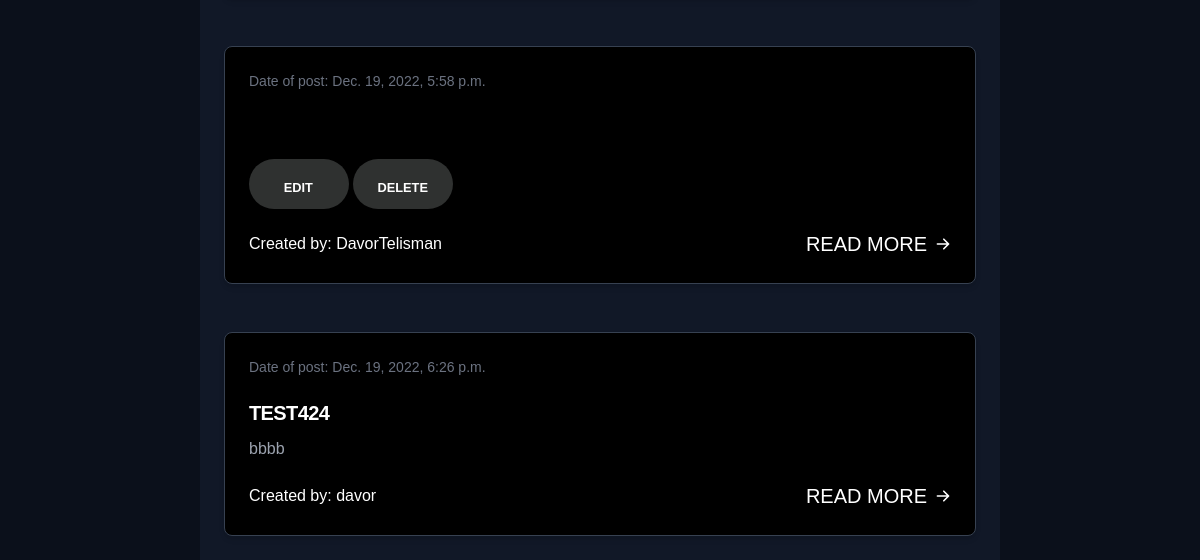
Page /blog/ (signed in, lower part) on the earlier database version.
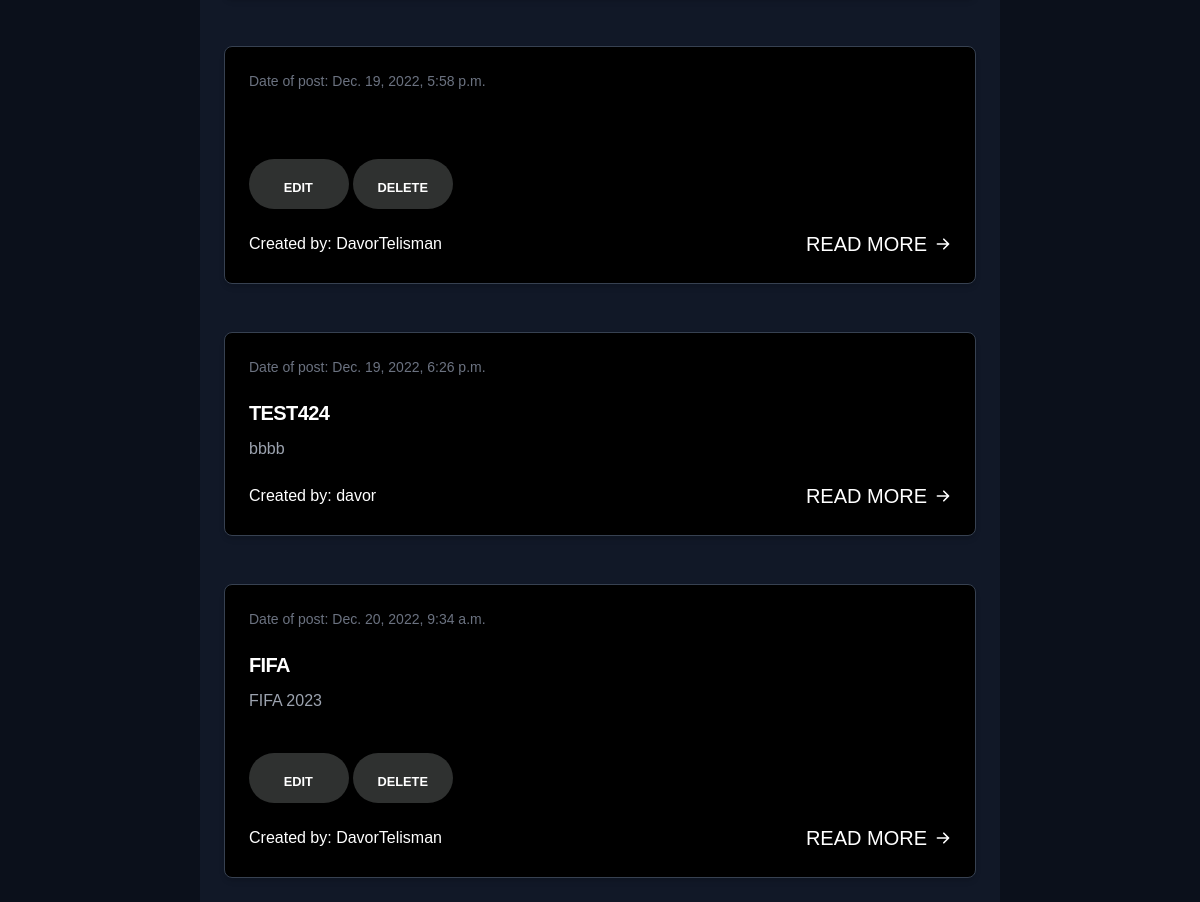
Same page on the later database version.
### api/models.py (models this page shows, shortened)
class Post(models.Model):
    created = models.DateTimeField(auto_now_add=True)
    title = models.CharField(max_length=100, blank=True, default='')
    body = models.TextField(blank=True, default='')
    owner = models.ForeignKey('auth.User', related_name='posts', on_delete=models.CASCADE)
    category = models.ForeignKey(Category, related_name='category',null=True,on_delete=models.CASCADE)
    class Meta:
        ordering = ['created']

### api/views.py (the view)
# urls.py: path('blog/', include('django.contrib.auth.urls')),
def blog(request):
    blog_post= Post.objects.all()
    context = {
        'blog_post': blog_post,
    }
    return render(request, 'blog.html', context)

### templates/blog.html (shortened to what this page needs)
{% load static %}
{% if user.is_authenticated %}
<link rel="stylesheet" type="text/css" href="{% static 'assets/css/blog.css' %}">
<link rel="stylesheet" type="text/css" href="{% static 'assets/css/navbar.css' %}">
<link rel="stylesheet" type="text/css" href="{% static 'assets/css/bggraound.css' %}">
<body class="bg-gray-900" data-new-gr-c-s-check-loaded="14.1089.0" data-gr-ext-installed="">
    <link rel="stylesheet" href="https://cdnjs.cloudflare.com/ajax/libs/font-awesome/6.2.0/css/all.min.css" />
{% block content %}
    <section id="blog" class="pt-[40px]">
        <div class="container">
            <div class="justify-center p-0 max-w-[800px] m-auto">
                {% for blog in blog_post %}
                <section class="bg-gray-900" data-projection-id="16" style="opacity: 1;">
                    <div class="py-6 px-4 mx-auto lg:px-6">
                        <div class="grid gap-8 lg:grid-cols-1">
                            <article class="p-6 rounded-lg border shadow-md bg-gray-800 border-gray-700">
                                <div class="flex justify-between items-center mb-5 text-gray-500">
                                    <span class="text-sm">Date of post: {{ blog.created }}</span>
                                </div>
                                <h2 class="hover-underline-animation mb-2 text-2xl font-bold tracking-tight text-white">
                                    <a href="{% url 'blog_detail' blog.pk %}">{{ blog.title }}</a>
                                </h2>
                                        <p class="mb-5 font-light text-gray-400">{{ blog.body|safe|truncatewords:25 }}</p>
                                        {% if user.id == blog.owner.id %}
                                            <button id="neonShadow">  <a href="{% url 'update_blog' blog.pk %}"><span>Edit</span></a></button>
                                            <button id="neonShadow">  <a href="{% url 'delete_blog' blog.pk %}"><span>Delete</span></a></button>
                                        {% endif %}
                                <div class="flex justify-between items-center">
                                    <div class="flex items-center space-x-4">
                                        <span class="font-medium text-white">Created by: {{ blog.owner }}</span>
                                    </div>
                                    <a class="inline-flex-important items-center font-medium text-white hover-underline-animation" href="{% url 'blog_detail' blog.pk %}">Read more
                                        <svg class="ml-2 w-4 h-4" fill="currentColor" viewBox="0 0 20 20" xmlns="http://www.w3.org/2000/svg">
                                            <path fill-rule="evenodd" d="M10.293 3.293a1 1 0 011.414 0l6 6a1 1 0 010 1.414l-6 6a1 1 0 01-1.414-1.414L14.586 11H3a1 1 0 110-2h11.586l-4.293-4.293a1 1 0 010-1.414z" clip-rule="evenodd"></path>
                                        </svg>
                                    </a>
                                </div>
                            </article>
                        </div>
                    </div>
                </section>
                {% endfor %}
            </div>
        </div>
    </section>
{% endblock %}
    <div class="bg">
        <div class="star-field">
        </div>
    </div>
{% endif %}

### static/assets/css/navbar.css (style rules this page uses)
a { text-decoration: none; text-transform: uppercase; font-size: 20px; color: white; position: relative; }

### static/assets/css/bggraound.css (style rules this page uses)
.bg { background: url(https://i.ibb.co/87GbbFP/2799006.jpg) no-repeat; background-size: cover; height: 100%; width: 100%; position: fixed; top: 0; left: 0; z-index: -3; }
.bg:before { content: ""; width: 100%; height: 100%; background: #000; position: fixed; z-index: -1; top: 0; left: 0; opacity: 0.3; }
.star-field { position: fixed; top: 0; left: 0; width: 100%; height: 100%; perspective: 600px; -webkit-perspective: 600px; z-index: -1; }

Differences in the rows shown:
added Post: created "Dec. 20, 2022, 9:34 a.m.", title "FIFA", body "FIFA 2023", shows "EDIT", owner "DavorTelisman"
